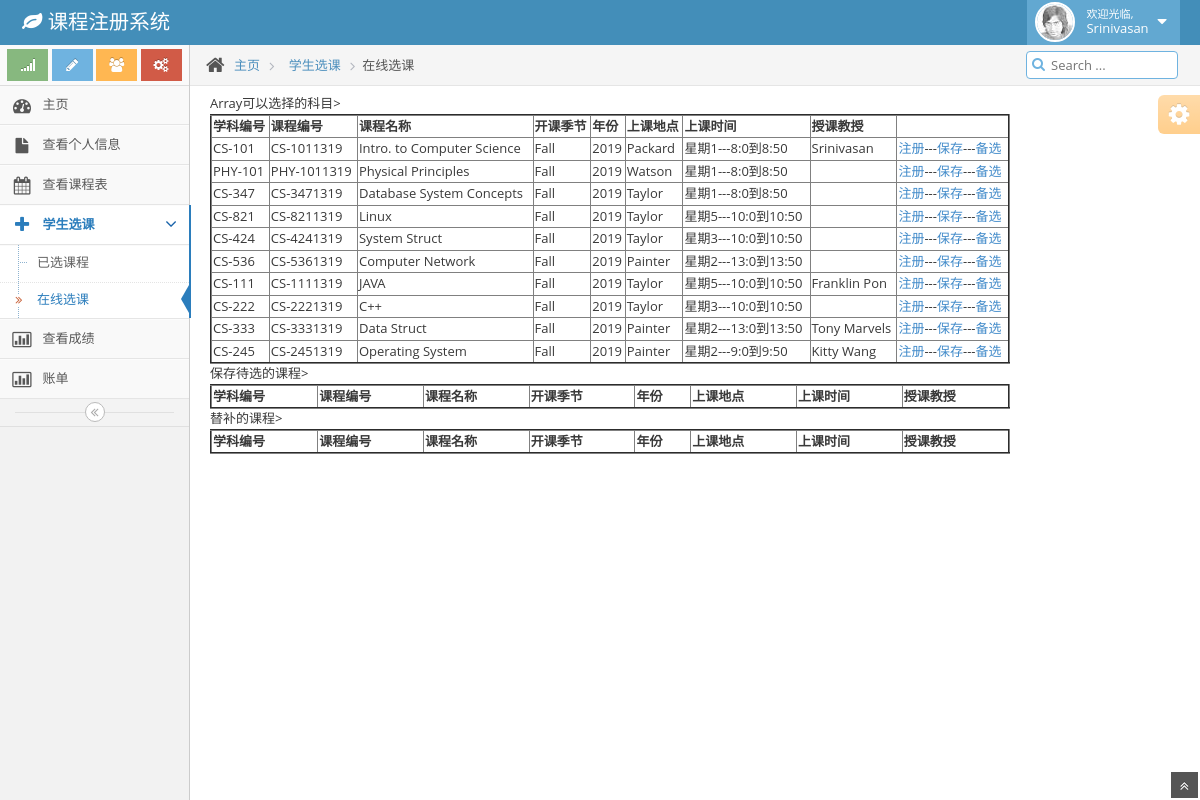
Screenshot of /code/stuclasschoose.php (signed in) with the database file from the repository.
### tables this page shows
CREATE TABLE `section` (
  `course_id` varchar(8) NOT NULL,
  `sec_id` varchar(12) NOT NULL,
  `semester` varchar(6) NOT NULL,
  `year` decimal(4,0) NOT NULL,
  `building` varchar(15) DEFAULT NULL,
  `day` decimal(1,0) DEFAULT NULL,
  `time_slot_id` varchar(1) DEFAULT NULL
);

CREATE TABLE `course` (
  `course_id` varchar(8) NOT NULL,
  `title` varchar(50) DEFAULT NULL,
  `dept_name` varchar(20) DEFAULT NULL,
  `fee` decimal(4,0) DEFAULT NULL
);

CREATE TABLE `time_slot` (
  `time_slot_id` varchar(1) NOT NULL,
  `start_hr` decimal(2,0) DEFAULT NULL,
  `start_min` decimal(2,0) DEFAULT NULL,
  `end_hr` decimal(2,0) DEFAULT NULL,
  `end_min` decimal(2,0) DEFAULT NULL
);

CREATE TABLE `professor` (
  `prof_id` varchar(9) NOT NULL,
  `password` varchar(20) DEFAULT NULL,
  `name` varchar(20) NOT NULL,
  `birthday` date DEFAULT NULL,
  `SSN` varchar(9) DEFAULT NULL,
  `status` varchar(20) DEFAULT NULL,
  `dept_name` varchar(30) DEFAULT NULL
);

### code/stuclasschoose.php (the view, shortened to what this page needs)
<!DOCTYPE html>
<html lang="en">
	<head>
		<link href="assets/css/bootstrap.min.css" rel="stylesheet" />
		<link rel="stylesheet" href="assets/css/font-awesome.min.css" />
		<link rel="stylesheet" href="assets/css/ace.min.css" />
		<link rel="stylesheet" href="assets/css/ace-rtl.min.css" />
		<link rel="stylesheet" href="assets/css/ace-skins.min.css" />
	</head>
	<body>
		<div class="navbar navbar-default" id="navbar">
			<div class="navbar-container" id="navbar-container">
				<div class="navbar-header pull-left">
					<a href="#" class="navbar-brand">
						<small>
							<i class="icon-leaf"></i>
							课程注册系统
						</small>
					</a>
				</div>
				<div class="navbar-header pull-right" role="navigation">
					<ul class="nav ace-nav">
						<li class="light-blue">
							<a data-toggle="dropdown" href="#" class="dropdown-toggle">
								<img class="nav-user-photo" src="assets/avatars/user.jpg" alt="Jason's Photo" />
								<span class="user-info">
									<small>欢迎光临,</small>
									<?php
									echo $_SESSION["name"];
									?>
								</span>
								<i class="icon-caret-down"></i>
							</a>
						</li>
					</ul>
				</div>
			</div>
		</div>
		<div class="main-container" id="main-container">
			<div class="main-container-inner">
				<div class="sidebar" id="sidebar">
					<div class="sidebar-shortcuts" id="sidebar-shortcuts">
						<div class="sidebar-shortcuts-large" id="sidebar-shortcuts-large">
							<button class="btn btn-success">
								<i class="icon-signal"></i>
							</button>
							<button class="btn btn-info">
								<i class="icon-pencil"></i>
							</button>
							<button class="btn btn-warning">
								<i class="icon-group"></i>
							</button>
							<button class="btn btn-danger">
								<i class="icon-cogs"></i>
							</button>
						</div>
					</div>
					<ul class="nav nav-list">
					<li>
							<a href="stumain.php">
								<i class="icon-dashboard"></i>
								<span class="menu-text"> 主页 </span>
							</a>
						</li>
						<li>
							<a href="stuinfo.php">
								<i class="icon-file"></i>
								<span class="menu-text"> 查看个人信息 </span>
							</a>
						</li>
						<li>
							<a href="stuschedule.php">
								<i class="icon-calendar"></i>
								<span class="menu-text"> 查看课程表 </span>
							</a>
						</li>
						<li class="open active">
							<a href="#" class="dropdown-toggle">
								<i class="icon-plus"></i>
								<span class="menu-text"> 学生选课 </span>
								<b class="arrow icon-angle-down"></b>
							</a>
							<ul class="submenu">
								<li>
									<a href="stuclasschoosed.php">
										已选课程
									</a>
								</li>
								<li class="active">
									<a>
										<i class="icon-double-angle-right"></i>
										在线选课
									</a>
								</li>
							</ul>
						</li>
						<li>
							<a href="stuscore.php">
								<i class="icon-bar-chart"></i>
								<span class="menu-text"> 查看成绩 </span>
							</a>
						</li>
						<li>
							<a href="stuprice.php">
								<i class="icon-bar-chart"></i>
								<span class="menu-text"> 账单 </span>
							</a>
						</li>
					</ul>
					<div class="sidebar-collapse" id="sidebar-collapse">
						<i class="icon-double-angle-left" data-icon1="icon-double-angle-left" data-icon2="icon-double-angle-right"></i>
					</div>
				</div>
				<div class="main-content">
					<div class="breadcrumbs" id="breadcrumbs">
						<ul class="breadcrumb">
							<li>
								<i class="icon-home home-icon"></i>
								<a href="#">主页</a>
							</li>
							<li>
								<a href="#">学生选课</a>
							</li>
							<li class="active">在线选课</li>
						</ul>
						<div class="nav-search" id="nav-search">
							<form class="form-search">
								<span class="input-icon">
									<input type="text" placeholder="Search ..." class="nav-search-input" id="nav-search-input" autocomplete="off" />
									<i class="icon-search nav-search-icon"></i>
								</span>
							</form>
						</div>
					</div>
					<div class="page-content">
						<div class="row">
							<div class="col-xs-12">
                                <?php
                                $link=mysqli_connect("localhost","root","123456","systemdb");
                                mysqli_set_charset($link,'utf8');
                                mysqli_select_db($link,'S');
                                echo $_SESSION["user"];
                                $sql4="select * from administrator ";
                                $res4=mysqli_query($link,$sql4);
                                $result4=mysqli_fetch_assoc($res4);
                                $sql="select *from section where (course_id,sec_id,semester,year) not in (select course_id,sec_id,semester,year from takes as T where T.stu_id ='{$_SESSION["user"]}' ) and semester='{$result4['semester']}' and year='{$result4['year']}'";
                                $res=mysqli_query($link,$sql);
                                echo '<table width="800" border="2">';
                                echo '<th>学科编号</th><th>课程编号</th><th>课程名称</th><th>开课季节</th><th>年份</th><th>上课地点</th><th>上课时间</th><th>授课教授</th>>';
                                while($result=mysqli_fetch_assoc($res)){
                                    $getteacher="select name from professor as T natural join teaches as S where S.course_id='{$result['course_id']}' and S.sec_id='{$result['sec_id']}' and S.semester='{$result['semester']}'  and S.year='{$result['year']}'";
                                    $res1=mysqli_query($link,$getteacher);
                                    $result1=mysqli_fetch_assoc($res1);
                                    $t="select title from course where course_id='{$result['course_id']}'";
                                    $f=mysqli_query($link,$t);
                                    $course_name=mysqli_fetch_assoc($f);
                                    $t2="select * from time_slot where time_slot_id='{$result['time_slot_id']}'";
                                    $f2=mysqli_query($link,$t2);
                                    $time=mysqli_fetch_assoc($f2);
                                    echo'<tr>';
                                    echo'<td>'.$result['course_id'].'</td>';
                                    echo'<td>'.$result['sec_id'].'</td>';
                                    echo'<td>'.$course_name['title'].'</td>';
                                    echo'<td>'.$result['semester'].'</td>';
                                    echo'<td>'.$result['year'].'</td>';
                                    echo'<td>'.$result['building'].'</td>';
                                    echo'<td>星期'.$result['day'].'---'.$time['start_hr'].':'.$time['start_min'].'到'.$time['end_hr'].':'.$time['end_min'].'</td>';
                                    echo'<td>'.$result1['name'].'</td>';
                                    echo'<td><a href="选课.php?key1='.$result['course_id'].'&key2='.$result['sec_id'].'&key3='.$result['semester'].'&key4='.$result['year'].'&key5='.$result['time_slot_id'].'&key7='.$result['day'].'" onClick="alert(\'确认\')">注册</a>---<a href="保存.php?key1='.$result['course_id'].'&key2='.$result['sec_id'].'&key3='.$result['semester'].'&key4='.$result['year'].'&key5='.$result['time_slot_id'].'" onClick="alert(\'确认\')">保存</a>---<a href="备选.php?key1='.$result['course_id'].'&key2='.$result['sec_id'].'&key3='.$result['semester'].'&key4='.$result['year'].'&key5='.$result['time_slot_id'].'" onClick="alert(\'确认\')">备选</a></td>';
                                    echo'</tr>';
                                }
                                echo'</table>';
                                echo '<table width="800" border="2">';
                                echo '<th>学科编号</th><th>课程编号</th><th>课程名称</th><th>开课季节</th><th>年份</th><th>上课地点</th><th>上课时间</th><th>授课教授</th>>';
                                echo'</table>';
                                echo '<table width="800" border="2">';
                                echo '<th>学科编号</th><th>课程编号</th><th>课程名称</th><th>开课季节</th><th>年份</th><th>上课地点</th><th>上课时间</th><th>授课教授</th>>';
                                echo'</table>';
                                ?>
							</div>
						</div>
					</div>
				</div>
				<div class="ace-settings-container" id="ace-settings-container">
					<div class="btn btn-app btn-xs btn-warning ace-settings-btn" id="ace-settings-btn">
						<i class="icon-cog bigger-150"></i>
					</div>
				</div>
			</div>
			<a href="#" id="btn-scroll-up" class="btn-scroll-up btn btn-sm btn-inverse">
				<i class="icon-double-angle-up icon-only bigger-110"></i>
			</a>
		</div>
	</body>
</html>

### rows the page displays
section: course "CS-101", sec "CS-1011319", course.title "Intro. to Computer Science", semester "Fall", year "2019", building "Packard", day "1", time_slot.start_hr "8", time_slot.start_min "0", time_slot.end_hr "8", time_slot.end_min "50", professor.name "Srinivasan"
section: course "PHY-101", sec "PHY-1011319", course.title "Physical Principles", semester "Fall", year "2019", building "Watson", day "1", time_slot.start_hr "8", time_slot.start_min "0", time_slot.end_hr "8", time_slot.end_min "50"
section: course "CS-347", sec "CS-3471319", course.title "Database System Concepts", semester "Fall", year "2019", building "Taylor", day "1", time_slot.start_hr "8", time_slot.start_min "0", time_slot.end_hr "8", time_slot.end_min "50"
section: course "CS-821", sec "CS-8211319", course.title "Linux", semester "Fall", year "2019", building "Taylor", day "5", time_slot.start_hr "10", time_slot.start_min "0", time_slot.end_hr "10", time_slot.end_min "50"
section: course "CS-424", sec "CS-4241319", course.title "System Struct", semester "Fall", year "2019", building "Taylor", day "3", time_slot.start_hr "10", time_slot.start_min "0", time_slot.end_hr "10", time_slot.end_min "50"
section: course "CS-536", sec "CS-5361319", course.title "Computer Network", semester "Fall", year "2019", building "Painter", day "2", time_slot.start_hr "13", time_slot.start_min "0", time_slot.end_hr "13", time_slot.end_min "50"
section: course "CS-111", sec "CS-1111319", course.title "JAVA", semester "Fall", year "2019", building "Taylor", day "5", time_slot.start_hr "10", time_slot.start_min "0", time_slot.end_hr "10", time_slot.end_min "50", professor.name "Franklin Pon"
section: course "CS-222", sec "CS-2221319", course.title "C++", semester "Fall", year "2019", building "Taylor", day "3", time_slot.start_hr "10", time_slot.start_min "0", time_slot.end_hr "10", time_slot.end_min "50"
section: course "CS-333", sec "CS-3331319", course.title "Data Struct", semester "Fall", year "2019", building "Painter", day "2", time_slot.start_hr "13", time_slot.start_min "0", time_slot.end_hr "13", time_slot.end_min "50", professor.name "Tony Marvels"
section: course "CS-245", sec "CS-2451319", course.title "Operating System", semester "Fall", year "2019", building "Painter", day "2", time_slot.start_hr "9", time_slot.start_min "0", time_slot.end_hr "9", time_slot.end_min "50", professor.name "Kitty Wang"

### other values shown
$_SESSION["name"] "Srinivasan"
$_SESSION["user"] "Array可以选择的科目>"
